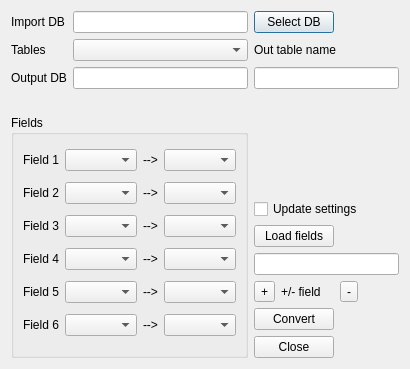
<?xml version="1.0" encoding="UTF-8"?>
<ui version="4.0">
 <class>convertDialog</class>
 <widget class="QDialog" name="convertDialog">
  <property name="geometry">
   <rect>
    <x>0</x>
    <y>0</y>
    <width>410</width>
    <height>369</height>
   </rect>
  </property>
  <property name="windowTitle">
   <string>Dialog</string>
  </property>
  <layout class="QGridLayout" name="gridLayout_2">
   <item row="0" column="0">
    <widget class="QLabel" name="label">
     <property name="text">
      <string>Import DB</string>
     </property>
    </widget>
   </item>
   <item row="0" column="1">
    <widget class="QLineEdit" name="db_in"/>
   </item>
   <item row="0" column="2" colspan="2">
    <widget class="QPushButton" name="selectdb">
     <property name="text">
      <string>Select DB</string>
     </property>
    </widget>
   </item>
   <item row="1" column="0">
    <widget class="QLabel" name="label_3">
     <property name="text">
      <string>Tables</string>
     </property>
     <property name="alignment">
      <set>Qt::AlignLeading|Qt::AlignLeft|Qt::AlignVCenter</set>
     </property>
    </widget>
   </item>
   <item row="1" column="1">
    <widget class="QComboBox" name="tables"/>
   </item>
   <item row="1" column="2" colspan="3">
    <widget class="QLabel" name="label_5">
     <property name="text">
      <string>Out table name</string>
     </property>
    </widget>
   </item>
   <item row="2" column="0">
    <widget class="QLabel" name="label_2">
     <property name="text">
      <string>Output DB</string>
     </property>
    </widget>
   </item>
   <item row="2" column="1">
    <widget class="QLineEdit" name="db_out"/>
   </item>
   <item row="2" column="2" colspan="4">
    <widget class="QLineEdit" name="db_out_table"/>
   </item>
   <item row="3" column="0" colspan="6">
    <widget class="QLabel" name="message">
     <property name="text">
      <string/>
     </property>
     <property name="alignment">
      <set>Qt::AlignCenter</set>
     </property>
    </widget>
   </item>
   <item row="4" column="0" rowspan="7" colspan="2">
    <widget class="QGroupBox" name="groupBox">
     <property name="title">
      <string>Fields</string>
     </property>
     <layout class="QGridLayout" name="gridLayout">
      <item row="4" column="2">
       <widget class="QLabel" name="pil_5">
        <property name="text">
         <string>--&gt;</string>
        </property>
       </widget>
      </item>
      <item row="1" column="0">
       <widget class="QLabel" name="fieldLabel_2">
        <property name="text">
         <string>Field 2</string>
        </property>
       </widget>
      </item>
      <item row="0" column="0">
       <widget class="QLabel" name="fieldLabel">
        <property name="text">
         <string>Field 1</string>
        </property>
       </widget>
      </item>
      <item row="4" column="0">
       <widget class="QLabel" name="fieldLabel_5">
        <property name="text">
         <string>Field 5</string>
        </property>
       </widget>
      </item>
      <item row="4" column="3">
       <widget class="QComboBox" name="utfield5"/>
      </item>
      <item row="3" column="3">
       <widget class="QComboBox" name="utfield4"/>
      </item>
      <item row="2" column="3">
       <widget class="QComboBox" name="utfield3"/>
      </item>
      <item row="1" column="1">
       <widget class="QComboBox" name="infield2"/>
      </item>
      <item row="2" column="2">
       <widget class="QLabel" name="pil_3">
        <property name="text">
         <string>--&gt;</string>
        </property>
       </widget>
      </item>
      <item row="5" column="1">
       <widget class="QComboBox" name="infield6"/>
      </item>
      <item row="5" column="0">
       <widget class="QLabel" name="fieldLabel_6">
        <property name="text">
         <string>Field 6</string>
        </property>
       </widget>
      </item>
      <item row="3" column="0">
       <widget class="QLabel" name="fieldLabel_4">
        <property name="text">
         <string>Field 4</string>
        </property>
       </widget>
      </item>
      <item row="2" column="1">
       <widget class="QComboBox" name="infield3"/>
      </item>
      <item row="1" column="2">
       <widget class="QLabel" name="pil_2">
        <property name="text">
         <string>--&gt;</string>
        </property>
       </widget>
      </item>
      <item row="0" column="3">
       <widget class="QComboBox" name="utfield1"/>
      </item>
      <item row="1" column="3">
       <widget class="QComboBox" name="utfield2"/>
      </item>
      <item row="0" column="2">
       <widget class="QLabel" name="pil">
        <property name="text">
         <string>--&gt;</string>
        </property>
       </widget>
      </item>
      <item row="5" column="3">
       <widget class="QComboBox" name="utfield6"/>
      </item>
      <item row="3" column="1">
       <widget class="QComboBox" name="infield4"/>
      </item>
      <item row="5" column="2">
       <widget class="QLabel" name="pil_6">
        <property name="text">
         <string>--&gt;</string>
        </property>
       </widget>
      </item>
      <item row="0" column="1">
       <widget class="QComboBox" name="infield1"/>
      </item>
      <item row="4" column="1">
       <widget class="QComboBox" name="infield5"/>
      </item>
      <item row="3" column="2">
       <widget class="QLabel" name="pil_4">
        <property name="text">
         <string>--&gt;</string>
        </property>
       </widget>
      </item>
      <item row="2" column="0">
       <widget class="QLabel" name="fieldLabel_3">
        <property name="text">
         <string>Field 3</string>
        </property>
       </widget>
      </item>
     </layout>
    </widget>
   </item>
   <item row="4" column="3">
    <spacer name="verticalSpacer">
     <property name="orientation">
      <enum>Qt::Vertical</enum>
     </property>
     <property name="sizeHint" stdset="0">
      <size>
       <width>20</width>
       <height>53</height>
      </size>
     </property>
    </spacer>
   </item>
   <item row="5" column="2" colspan="4">
    <widget class="QCheckBox" name="updateSettings">
     <property name="text">
      <string>Update settings</string>
     </property>
    </widget>
   </item>
   <item row="6" column="2" colspan="2">
    <widget class="QPushButton" name="pushButton">
     <property name="text">
      <string>Load fields</string>
     </property>
    </widget>
   </item>
   <item row="7" column="2" colspan="4">
    <widget class="QLineEdit" name="addfieldname"/>
   </item>
   <item row="8" column="2">
    <widget class="QToolButton" name="addfield">
     <property name="text">
      <string>+</string>
     </property>
    </widget>
   </item>
   <item row="8" column="3">
    <widget class="QLabel" name="label_4">
     <property name="text">
      <string>+/- field</string>
     </property>
    </widget>
   </item>
   <item row="8" column="4">
    <widget class="QToolButton" name="removefield">
     <property name="text">
      <string>-</string>
     </property>
    </widget>
   </item>
   <item row="8" column="5">
    <spacer name="horizontalSpacer">
     <property name="orientation">
      <enum>Qt::Horizontal</enum>
     </property>
     <property name="sizeHint" stdset="0">
      <size>
       <width>5</width>
       <height>17</height>
      </size>
     </property>
    </spacer>
   </item>
   <item row="9" column="2" colspan="2">
    <widget class="QPushButton" name="convert">
     <property name="text">
      <string>Convert</string>
     </property>
    </widget>
   </item>
   <item row="10" column="2" colspan="2">
    <widget class="QPushButton" name="close">
     <property name="text">
      <string>Close</string>
     </property>
    </widget>
   </item>
  </layout>
 </widget>
 <tabstops>
  <tabstop>db_in</tabstop>
  <tabstop>selectdb</tabstop>
  <tabstop>tables</tabstop>
  <tabstop>db_out</tabstop>
  <tabstop>db_out_table</tabstop>
  <tabstop>infield1</tabstop>
  <tabstop>utfield1</tabstop>
  <tabstop>infield2</tabstop>
  <tabstop>utfield2</tabstop>
  <tabstop>infield3</tabstop>
  <tabstop>utfield3</tabstop>
  <tabstop>infield4</tabstop>
  <tabstop>utfield4</tabstop>
  <tabstop>infield5</tabstop>
  <tabstop>utfield5</tabstop>
  <tabstop>infield6</tabstop>
  <tabstop>utfield6</tabstop>
  <tabstop>pushButton</tabstop>
  <tabstop>addfieldname</tabstop>
  <tabstop>addfield</tabstop>
  <tabstop>removefield</tabstop>
  <tabstop>convert</tabstop>
  <tabstop>close</tabstop>
 </tabstops>
 <resources/>
 <connections>
  <connection>
   <sender>close</sender>
   <signal>clicked()</signal>
   <receiver>convertDialog</receiver>
   <slot>close()</slot>
   <hints>
    <hint type="sourcelabel">
     <x>331</x>
     <y>324</y>
    </hint>
    <hint type="destinationlabel">
     <x>199</x>
     <y>176</y>
    </hint>
   </hints>
  </connection>
 </connections>
</ui>
